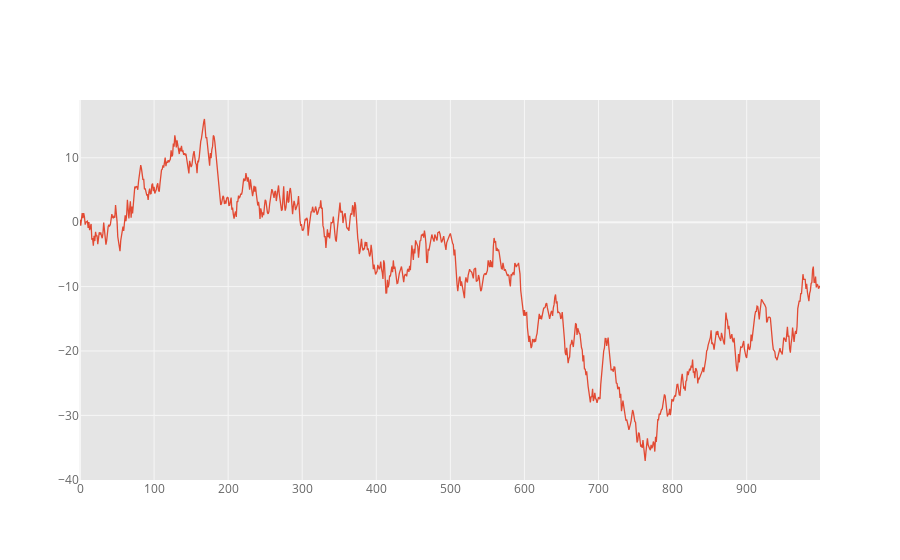

Notebook cell for this chart:
### Markdown cell above
You can plot one column versus another using the *x* and *y* keywords in `iplot`

### Code cell
df3 = pd.DataFrame(np.random.randn(1000, 2), columns=['B', 'C']).cumsum()
df3['A'] = pd.Series(list(range(len(df3))))
df3.iplot(x='A', y='B')

### Figure 1 — Plotly figure (JSON) as saved in the notebook; plotly's stock layout.template omitted (floating-point values rounded to 4 significant figures; data arrays with more than 128 entries replaced by an {"elided": "..."} marker saying what was removed)
{"data": [{"line": {"color": "rgba(226, 74, 51, 1.0)", "dash": "solid", "shape": "linear", "width": 1.3}, "mode": "lines", "name": "B", "text": "", "type": "scatter", "x": {"elided": "1000 int values"}, "y": {"elided": "1000 float values"}}], "layout": {"legend": {"bgcolor": "#FFFFFF", "font": {"color": "#666666"}}, "paper_bgcolor": "#FFFFFF", "plot_bgcolor": "#E5E5E5", "title": {"font": {"color": "#151516"}, "x": 0.5}, "xaxis": {"gridcolor": "#F6F6F6", "showgrid": true, "tickfont": {"color": "#666666"}, "title": {"font": {"color": "#666666"}, "text": ""}, "zerolinecolor": "#F6F6F6"}, "yaxis": {"gridcolor": "#F6F6F6", "showgrid": true, "tickfont": {"color": "#666666"}, "title": {"font": {"color": "#666666"}, "text": ""}, "zerolinecolor": "#F6F6F6"}}}
